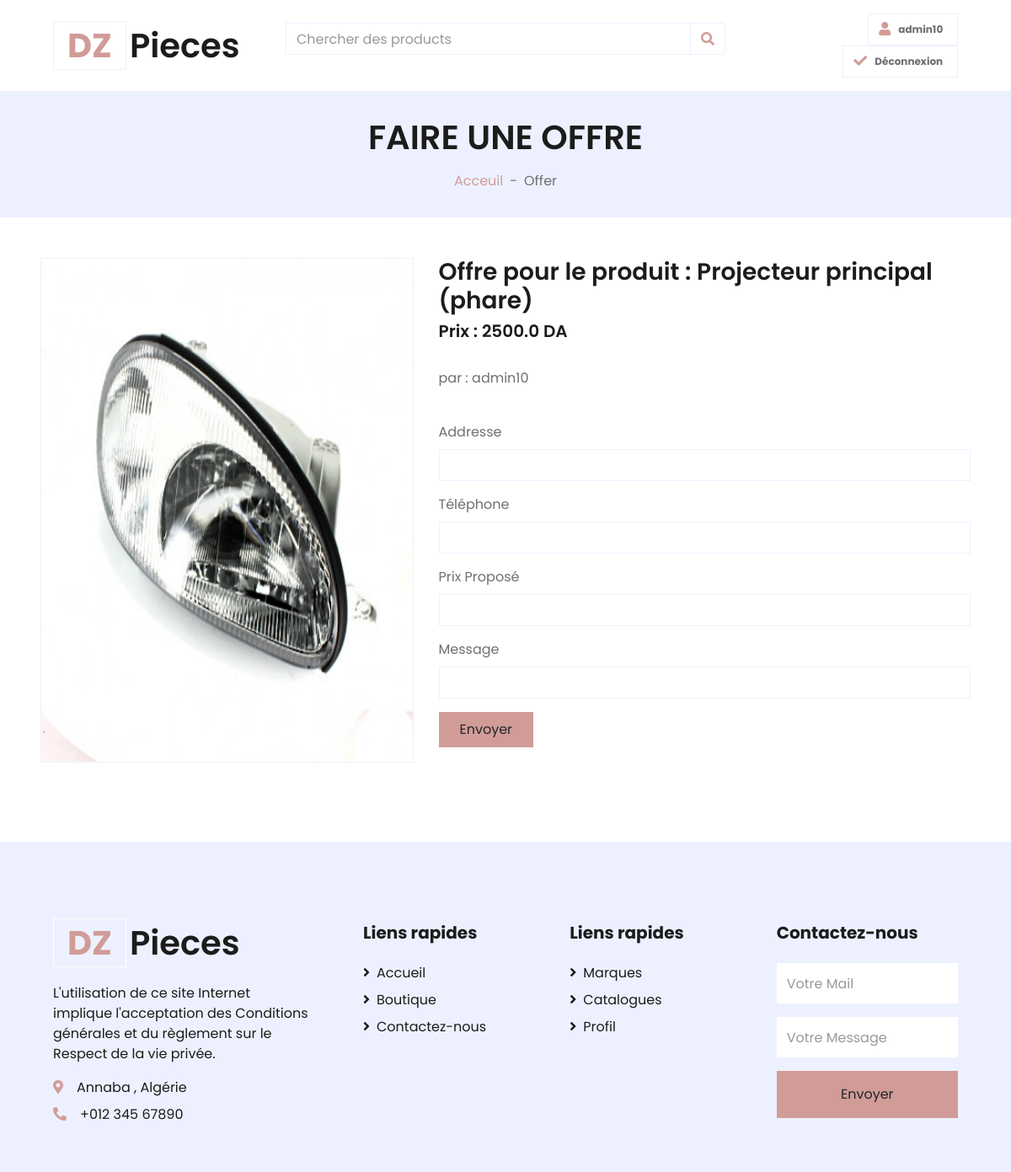
Page /3/offre/ (signed in) on the committed database.
### Shop/models.py (models this page shows, shortened)
class Product(models.Model):
    by = models.ForeignKey('auth.user', on_delete=models.SET_NULL, null=True, blank=True, )
    name = models.CharField(max_length=200 , null=True)
    catalog = models.ForeignKey(Catalogue,null=True, blank=True,related_name='catalog',on_delete=models.CASCADE)
    brand = models.ForeignKey(Brand,null=True, blank=True,related_name='brand',on_delete=models.CASCADE)
    price = models.FloatField()
    Product_details  = models.CharField(max_length=1000 , null=True)
    Téléphone = models.CharField(max_length=200 , null=True , blank=True)
    Addresse = models.CharField(max_length=200 , null=True , blank=True)
    created_at = models.DateTimeField(auto_now_add=True)
    image =models.ImageField(null=True, blank=True,upload_to='images/')
    @property
    def imageURL (self):
        try:
            url = self.image.url
        except :
            url =''
        return url

### Shop/views.py (the view)
# urls.py: path('<int:product_id>/offre/', offredetail, name='offredetail'),
@login_required
def offredetail(request,product_id):
    product = Product.objects.get(pk=product_id)
    if request.method == 'POST':
        form = OfferForm(request.POST)
        if form.is_valid():
            form = form.save(commit=False)
            form.produit = product
            form.created_by = request.user
            form.save()
            return redirect('home')
    else:
        form = OfferForm()
    brands = Brand.objects.all()
    catalogues = Catalogue.objects.all()
    context = {'catalogues': catalogues, 'brands': brands,'product':product, 'form': form}
    return render(request, 'Shop/OffreDetail.html', context)

### Shop/forms.py
class OfferForm(forms.ModelForm):
    class Meta:
        model = Offre
        fields = '__all__'
        exclude = ('created_by','created_at','produit',)

### Shop/templates/Shop/OffreDetail.html (shortened to what this page needs)
{% extends "Shop/Main.html" %}
{% load crispy_forms_tags %}
{% block content %}
 <div class="container-fluid bg-secondary mb-5">
        <div class="d-flex flex-column align-items-center justify-content-center" style="min-height: 150px">
            <h1 class="font-weight-semi-bold text-uppercase mb-3">Faire une Offre </h1>
            <div class="d-inline-flex">
                <p class="m-0"><a href="">Acceuil</a></p>
                <p class="m-0 px-2">-</p>
                <p class="m-0">Offer</p>
            </div>
        </div>
    </div>
        <div class="row px-xl-5">
            <div class="col-lg-5 pb-5">
                <div id="product-carousel" class="carousel slide" data-ride="carousel">
                    <div class="carousel-inner border">
                        <div class="carousel-item active">
                            <img class="w-100 h-100" src="{{product.imageURL}}" alt="Image">
                        </div>
                    </div>
                </div>
            </div>
            <div class="col-lg-7 pb-5">
                <h3 class="font-weight-semi-bold"> Offre pour le produit : {{product.name}}</h3>
                <h5 class="font-weight-semi-bold"> Prix  : {{product.price}} DA </h5>
                <br>
               <div class="contact-form">
                    <form method="post"  action="{% url 'offredetail' product.id %}" >
                        <p> par : {{request.user.username}}</p>
                        <br>
                         {{ form|crispy }}
                        <div>
                            <button class="btn btn-primary py-2 px-4" type="submit" > Envoyer </button>
                        </div>
                    </form>
                </div>
            </div>
        </div>
{% endblock content %}

### Shop/templates/Shop/Main.html (shortened to what this page needs)
{% load static %}
<html lang="en">
<head>
    <link rel="stylesheet" href="https://stackpath.bootstrapcdn.com/bootstrap/4.1.3/css/bootstrap.min.css">
    <link href="https://cdnjs.cloudflare.com/ajax/libs/font-awesome/5.10.0/css/all.min.css" rel="stylesheet">
    <link href="{% static 'lib/owlcarousel/assets/owl.carousel.min.css' %}" rel="stylesheet">
    <link href="{% static 'css/style.css' %}" rel="stylesheet">
</head>
<body>
    <div class="container-fluid">
        <div class="row align-items-center py-3 px-xl-5">
            <div class="col-lg-3 d-none d-lg-block">
                <a href="{% url 'home' %}" class="text-decoration-none" >
                    <h1 class="m-0 display-5 font-weight-semi-bold"><span class="text-primary font-weight-bold border px-3 mr-1">DZ</span>Pieces</h1>
                </a>
            </div>
            <div class="col-lg-6 col-6 text-left">
                    <form method="GET" action=".">
                    <div class="input-group">
                        <input type="text" class="form-control" placeholder="Chercher des products">
                        <div class="input-group-append">
                            <button  name="name" class="input-group-text bg-transparent text-primary" type="submit">
                                <i  class="fa fa-search"></i>
                            </button>
                        </div>
                    </div>
                </form>
            </div>
            <div class="col-lg-3 col-6 text-right">
                {% if request.user.is_authenticated %}
                 <a href="{% url 'Profil' %}" class="btn border">
                    <i class="fas fa-user text-primary"></i>
                    <span class="badge">{{request.user}}</span>
                </a>
                <a href="{% url 'logout' %}" class="btn border">
                    <i class="fas fa-check text-primary"></i>
                    <span class="badge">Déconnexion</span>
                </a>
                {% endif %}
            </div>
        </div>
    </div>
{% block content %}
{% endblock content %}
    <div class="container-fluid bg-secondary text-dark mt-5 pt-5">
        <div class="row px-xl-5 pt-5">
            <div class="col-lg-4 col-md-12 mb-5 pr-3 pr-xl-5">
                <a href="" class="text-decoration-none">
                    <h1 class="mb-4 display-5 font-weight-semi-bold"><span class="text-primary font-weight-bold border border-white px-3 mr-1">DZ</span>Pieces</h1>
                </a>
                <p>L'utilisation de ce site Internet implique l'acceptation des Conditions générales et du règlement sur le Respect de la vie privée.</p>
                <p class="mb-2"><i class="fa fa-map-marker-alt text-primary mr-3"></i>Annaba , Algérie</p>
                <p class="mb-0"><i class="fa fa-phone-alt text-primary mr-3"></i>+012 345 67890</p>
            </div>
            <div class="col-lg-8 col-md-12">
                <div class="row">
                    <div class="col-md-4 mb-5">
                        <h5 class="font-weight-bold text-dark mb-4">Liens rapides</h5>
                        <div class="d-flex flex-column justify-content-start">
                            <a class="text-dark mb-2" href="{% url 'home' %}"><i class="fa fa-angle-right mr-2"></i>Accueil</a>
                            <a class="text-dark mb-2" href="{% url 'shop' %}"><i class="fa fa-angle-right mr-2"></i>Boutique</a>
                            <a class="text-dark" href="" ><i class="fa fa-angle-right mr-2"></i>Contactez-nous</a>
                        </div>
                    </div>
                    <div class="col-md-4 mb-5">
                        <h5 class="font-weight-bold text-dark mb-4">Liens rapides </h5>
                        <div class="d-flex flex-column justify-content-start">
                            <a class="text-dark mb-2" href="{% url 'brands' %}"><i class="fa fa-angle-right mr-2"></i>Marques</a>
                            <a class="text-dark mb-2" href="{% url 'catalogues' %}"><i class="fa fa-angle-right mr-2"></i>Catalogues</a>
                            <a class="text-dark mb-2" href="detail.html"><i class="fa fa-angle-right mr-2"></i>Profil</a>
                        </div>
                    </div>
                    <div class="col-md-4 mb-5">
                        <h5 class="font-weight-bold text-dark mb-4">Contactez-nous</h5>
                        <form action="">
                            <div class="form-group">
                                <input type="email" class="form-control border-0 py-4" placeholder="Votre Mail" required="required" />
                            </div>
                            <div class="form-group">
                                <input type="text" class="form-control border-0 py-4" placeholder="Votre Message" required="required" />
                            </div>
                            <div>
                                <button class="btn btn-primary btn-block border-0 py-3" type="submit">Envoyer</button>
                            </div>
                        </form>
                    </div>
                </div>
            </div>
        </div>
    </div>
</body>
</html>

### rows in the picture
Product: imageURL (picture), name "Projecteur principal (phare)", price "2500.0"

### other values in the picture
{{ request.user }} "admin10"
{{ request.user.username }} "admin10"
